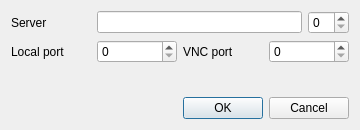
<?xml version="1.0" encoding="UTF-8"?>
<ui version="4.0">
 <class>ConfigDialog</class>
 <widget class="QDialog" name="ConfigDialog">
  <property name="geometry">
   <rect>
    <x>0</x>
    <y>0</y>
    <width>360</width>
    <height>130</height>
   </rect>
  </property>
  <property name="windowTitle">
   <string>Dialog</string>
  </property>
  <layout class="QGridLayout" name="gridLayout">
   <item row="1" column="0">
    <widget class="QLabel" name="label_2">
     <property name="text">
      <string>Local port</string>
     </property>
    </widget>
   </item>
   <item row="1" column="1">
    <widget class="QSpinBox" name="spinBox_3"/>
   </item>
   <item row="1" column="2">
    <widget class="QLabel" name="label_3">
     <property name="text">
      <string>VNC port</string>
     </property>
    </widget>
   </item>
   <item row="0" column="0">
    <widget class="QLabel" name="label">
     <property name="text">
      <string>Server</string>
     </property>
    </widget>
   </item>
   <item row="1" column="3">
    <widget class="QSpinBox" name="spinBox_2"/>
   </item>
   <item row="0" column="1" colspan="3">
    <layout class="QHBoxLayout" name="horizontalLayout">
     <item>
      <widget class="QLineEdit" name="lineEdit"/>
     </item>
     <item>
      <widget class="QSpinBox" name="spinBox"/>
     </item>
    </layout>
   </item>
   <item row="4" column="0" colspan="4">
    <widget class="QDialogButtonBox" name="buttonBox">
     <property name="orientation">
      <enum>Qt::Horizontal</enum>
     </property>
     <property name="standardButtons">
      <set>QDialogButtonBox::Cancel|QDialogButtonBox::Ok</set>
     </property>
    </widget>
   </item>
   <item row="3" column="0" colspan="4">
    <spacer name="verticalSpacer">
     <property name="orientation">
      <enum>Qt::Vertical</enum>
     </property>
     <property name="sizeHint" stdset="0">
      <size>
       <width>20</width>
       <height>40</height>
      </size>
     </property>
    </spacer>
   </item>
  </layout>
 </widget>
 <resources/>
 <connections>
  <connection>
   <sender>buttonBox</sender>
   <signal>accepted()</signal>
   <receiver>ConfigDialog</receiver>
   <slot>accept()</slot>
   <hints>
    <hint type="sourcelabel">
     <x>248</x>
     <y>254</y>
    </hint>
    <hint type="destinationlabel">
     <x>157</x>
     <y>274</y>
    </hint>
   </hints>
  </connection>
  <connection>
   <sender>buttonBox</sender>
   <signal>rejected()</signal>
   <receiver>ConfigDialog</receiver>
   <slot>reject()</slot>
   <hints>
    <hint type="sourcelabel">
     <x>316</x>
     <y>260</y>
    </hint>
    <hint type="destinationlabel">
     <x>286</x>
     <y>274</y>
    </hint>
   </hints>
  </connection>
 </connections>
</ui>
